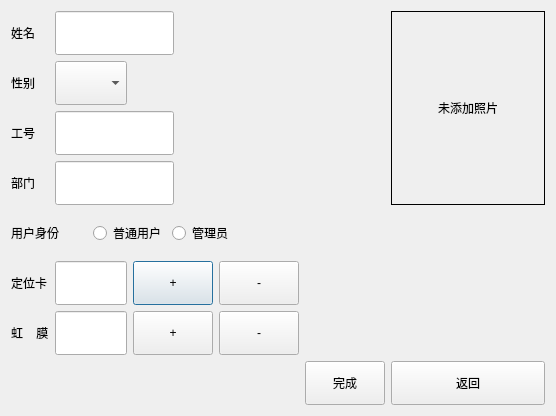
<?xml version="1.0" encoding="UTF-8"?>
<ui version="4.0">
 <class>AddPerson</class>
 <widget class="QDialog" name="AddPerson">
  <property name="geometry">
   <rect>
    <x>0</x>
    <y>0</y>
    <width>556</width>
    <height>416</height>
   </rect>
  </property>
  <property name="minimumSize">
   <size>
    <width>539</width>
    <height>409</height>
   </size>
  </property>
  <property name="maximumSize">
   <size>
    <width>640</width>
    <height>480</height>
   </size>
  </property>
  <property name="windowTitle">
   <string>人员详细信息</string>
  </property>
  <layout class="QGridLayout" name="gridLayout">
   <item row="0" column="0">
    <widget class="QLabel" name="labname">
     <property name="sizePolicy">
      <sizepolicy hsizetype="Expanding" vsizetype="Expanding">
       <horstretch>0</horstretch>
       <verstretch>0</verstretch>
      </sizepolicy>
     </property>
     <property name="text">
      <string>姓名</string>
     </property>
    </widget>
   </item>
   <item row="0" column="1" colspan="4">
    <widget class="QLineEdit" name="txtName">
     <property name="sizePolicy">
      <sizepolicy hsizetype="Expanding" vsizetype="Expanding">
       <horstretch>0</horstretch>
       <verstretch>0</verstretch>
      </sizepolicy>
     </property>
     <property name="minimumSize">
      <size>
       <width>0</width>
       <height>0</height>
      </size>
     </property>
     <property name="maximumSize">
      <size>
       <width>16777215</width>
       <height>16777215</height>
      </size>
     </property>
    </widget>
   </item>
   <item row="0" column="6" colspan="3">
    <spacer name="horizontalSpacer_2">
     <property name="orientation">
      <enum>Qt::Horizontal</enum>
     </property>
     <property name="sizeHint" stdset="0">
      <size>
       <width>140</width>
       <height>18</height>
      </size>
     </property>
    </spacer>
   </item>
   <item row="1" column="0">
    <widget class="QLabel" name="labGender">
     <property name="sizePolicy">
      <sizepolicy hsizetype="Expanding" vsizetype="Expanding">
       <horstretch>0</horstretch>
       <verstretch>0</verstretch>
      </sizepolicy>
     </property>
     <property name="minimumSize">
      <size>
       <width>0</width>
       <height>0</height>
      </size>
     </property>
     <property name="maximumSize">
      <size>
       <width>16777215</width>
       <height>16777215</height>
      </size>
     </property>
     <property name="text">
      <string>性别</string>
     </property>
    </widget>
   </item>
   <item row="1" column="6" colspan="3">
    <spacer name="horizontalSpacer_3">
     <property name="orientation">
      <enum>Qt::Horizontal</enum>
     </property>
     <property name="sizeHint" stdset="0">
      <size>
       <width>140</width>
       <height>18</height>
      </size>
     </property>
    </spacer>
   </item>
   <item row="2" column="0">
    <widget class="QLabel" name="labWorkID">
     <property name="sizePolicy">
      <sizepolicy hsizetype="Expanding" vsizetype="Expanding">
       <horstretch>0</horstretch>
       <verstretch>0</verstretch>
      </sizepolicy>
     </property>
     <property name="text">
      <string>工号</string>
     </property>
    </widget>
   </item>
   <item row="2" column="1" colspan="4">
    <widget class="QLineEdit" name="txtWorkID">
     <property name="sizePolicy">
      <sizepolicy hsizetype="Expanding" vsizetype="Expanding">
       <horstretch>0</horstretch>
       <verstretch>0</verstretch>
      </sizepolicy>
     </property>
    </widget>
   </item>
   <item row="2" column="6" colspan="3">
    <spacer name="horizontalSpacer_4">
     <property name="orientation">
      <enum>Qt::Horizontal</enum>
     </property>
     <property name="sizeHint" stdset="0">
      <size>
       <width>140</width>
       <height>18</height>
      </size>
     </property>
    </spacer>
   </item>
   <item row="3" column="0">
    <widget class="QLabel" name="labDept">
     <property name="sizePolicy">
      <sizepolicy hsizetype="Expanding" vsizetype="Expanding">
       <horstretch>0</horstretch>
       <verstretch>0</verstretch>
      </sizepolicy>
     </property>
     <property name="text">
      <string>部门</string>
     </property>
    </widget>
   </item>
   <item row="3" column="1" colspan="4">
    <widget class="QLineEdit" name="txtDept">
     <property name="sizePolicy">
      <sizepolicy hsizetype="Expanding" vsizetype="Expanding">
       <horstretch>0</horstretch>
       <verstretch>0</verstretch>
      </sizepolicy>
     </property>
     <property name="minimumSize">
      <size>
       <width>0</width>
       <height>0</height>
      </size>
     </property>
     <property name="maximumSize">
      <size>
       <width>16777215</width>
       <height>16777215</height>
      </size>
     </property>
    </widget>
   </item>
   <item row="3" column="5" colspan="4">
    <spacer name="horizontalSpacer_5">
     <property name="orientation">
      <enum>Qt::Horizontal</enum>
     </property>
     <property name="sizeHint" stdset="0">
      <size>
       <width>226</width>
       <height>18</height>
      </size>
     </property>
    </spacer>
   </item>
   <item row="4" column="0" colspan="2">
    <widget class="QLabel" name="labUerRole">
     <property name="sizePolicy">
      <sizepolicy hsizetype="Expanding" vsizetype="Expanding">
       <horstretch>0</horstretch>
       <verstretch>0</verstretch>
      </sizepolicy>
     </property>
     <property name="text">
      <string>用户身份</string>
     </property>
    </widget>
   </item>
   <item row="4" column="2" colspan="2">
    <widget class="QRadioButton" name="btnAsUser">
     <property name="sizePolicy">
      <sizepolicy hsizetype="Expanding" vsizetype="Expanding">
       <horstretch>0</horstretch>
       <verstretch>0</verstretch>
      </sizepolicy>
     </property>
     <property name="text">
      <string>普通用户</string>
     </property>
    </widget>
   </item>
   <item row="4" column="4" colspan="3">
    <widget class="QRadioButton" name="btnAsAdmin">
     <property name="sizePolicy">
      <sizepolicy hsizetype="Expanding" vsizetype="Expanding">
       <horstretch>0</horstretch>
       <verstretch>0</verstretch>
      </sizepolicy>
     </property>
     <property name="text">
      <string>管理员</string>
     </property>
    </widget>
   </item>
   <item row="4" column="7" colspan="4">
    <spacer name="horizontalSpacer_6">
     <property name="orientation">
      <enum>Qt::Horizontal</enum>
     </property>
     <property name="sizeHint" stdset="0">
      <size>
       <width>260</width>
       <height>20</height>
      </size>
     </property>
    </spacer>
   </item>
   <item row="5" column="0">
    <widget class="QLabel" name="labCard">
     <property name="sizePolicy">
      <sizepolicy hsizetype="Expanding" vsizetype="Expanding">
       <horstretch>0</horstretch>
       <verstretch>0</verstretch>
      </sizepolicy>
     </property>
     <property name="minimumSize">
      <size>
       <width>0</width>
       <height>0</height>
      </size>
     </property>
     <property name="maximumSize">
      <size>
       <width>16777215</width>
       <height>16777215</height>
      </size>
     </property>
     <property name="text">
      <string>定位卡</string>
     </property>
    </widget>
   </item>
   <item row="5" column="1" colspan="2">
    <widget class="QLineEdit" name="txtCard">
     <property name="sizePolicy">
      <sizepolicy hsizetype="Expanding" vsizetype="Expanding">
       <horstretch>0</horstretch>
       <verstretch>0</verstretch>
      </sizepolicy>
     </property>
     <property name="minimumSize">
      <size>
       <width>0</width>
       <height>0</height>
      </size>
     </property>
     <property name="maximumSize">
      <size>
       <width>16777215</width>
       <height>16777215</height>
      </size>
     </property>
     <property name="readOnly">
      <bool>true</bool>
     </property>
    </widget>
   </item>
   <item row="5" column="3" colspan="3">
    <widget class="QPushButton" name="btnAddCard">
     <property name="sizePolicy">
      <sizepolicy hsizetype="Expanding" vsizetype="Expanding">
       <horstretch>0</horstretch>
       <verstretch>0</verstretch>
      </sizepolicy>
     </property>
     <property name="minimumSize">
      <size>
       <width>0</width>
       <height>0</height>
      </size>
     </property>
     <property name="maximumSize">
      <size>
       <width>16777215</width>
       <height>16777215</height>
      </size>
     </property>
     <property name="text">
      <string>+</string>
     </property>
    </widget>
   </item>
   <item row="5" column="6" colspan="2">
    <widget class="QPushButton" name="btnDeleteCard">
     <property name="sizePolicy">
      <sizepolicy hsizetype="Expanding" vsizetype="Expanding">
       <horstretch>0</horstretch>
       <verstretch>0</verstretch>
      </sizepolicy>
     </property>
     <property name="minimumSize">
      <size>
       <width>0</width>
       <height>0</height>
      </size>
     </property>
     <property name="maximumSize">
      <size>
       <width>16777215</width>
       <height>16777215</height>
      </size>
     </property>
     <property name="text">
      <string>-</string>
     </property>
    </widget>
   </item>
   <item row="5" column="8" colspan="3">
    <spacer name="horizontalSpacer_7">
     <property name="orientation">
      <enum>Qt::Horizontal</enum>
     </property>
     <property name="sizeHint" stdset="0">
      <size>
       <width>308</width>
       <height>20</height>
      </size>
     </property>
    </spacer>
   </item>
   <item row="6" column="0">
    <widget class="QLabel" name="labIris">
     <property name="sizePolicy">
      <sizepolicy hsizetype="Expanding" vsizetype="Expanding">
       <horstretch>0</horstretch>
       <verstretch>0</verstretch>
      </sizepolicy>
     </property>
     <property name="minimumSize">
      <size>
       <width>0</width>
       <height>0</height>
      </size>
     </property>
     <property name="maximumSize">
      <size>
       <width>16777215</width>
       <height>16777215</height>
      </size>
     </property>
     <property name="text">
      <string>虹    膜</string>
     </property>
    </widget>
   </item>
   <item row="6" column="1" colspan="2">
    <widget class="QLineEdit" name="txtIris">
     <property name="sizePolicy">
      <sizepolicy hsizetype="Expanding" vsizetype="Expanding">
       <horstretch>0</horstretch>
       <verstretch>0</verstretch>
      </sizepolicy>
     </property>
     <property name="minimumSize">
      <size>
       <width>0</width>
       <height>0</height>
      </size>
     </property>
     <property name="maximumSize">
      <size>
       <width>16777215</width>
       <height>16777215</height>
      </size>
     </property>
     <property name="readOnly">
      <bool>true</bool>
     </property>
    </widget>
   </item>
   <item row="6" column="3" colspan="3">
    <widget class="QPushButton" name="btnEnrollIris">
     <property name="sizePolicy">
      <sizepolicy hsizetype="Expanding" vsizetype="Expanding">
       <horstretch>0</horstretch>
       <verstretch>0</verstretch>
      </sizepolicy>
     </property>
     <property name="minimumSize">
      <size>
       <width>0</width>
       <height>0</height>
      </size>
     </property>
     <property name="maximumSize">
      <size>
       <width>16777215</width>
       <height>16777215</height>
      </size>
     </property>
     <property name="text">
      <string>+</string>
     </property>
    </widget>
   </item>
   <item row="6" column="6" colspan="2">
    <widget class="QPushButton" name="btnDeleteIris">
     <property name="sizePolicy">
      <sizepolicy hsizetype="Expanding" vsizetype="Expanding">
       <horstretch>0</horstretch>
       <verstretch>0</verstretch>
      </sizepolicy>
     </property>
     <property name="minimumSize">
      <size>
       <width>0</width>
       <height>0</height>
      </size>
     </property>
     <property name="maximumSize">
      <size>
       <width>16777215</width>
       <height>16777215</height>
      </size>
     </property>
     <property name="text">
      <string>-</string>
     </property>
    </widget>
   </item>
   <item row="6" column="8" colspan="3">
    <spacer name="horizontalSpacer_8">
     <property name="orientation">
      <enum>Qt::Horizontal</enum>
     </property>
     <property name="sizeHint" stdset="0">
      <size>
       <width>214</width>
       <height>13</height>
      </size>
     </property>
    </spacer>
   </item>
   <item row="7" column="0" colspan="8">
    <spacer name="horizontalSpacer">
     <property name="orientation">
      <enum>Qt::Horizontal</enum>
     </property>
     <property name="sizeType">
      <enum>QSizePolicy::Fixed</enum>
     </property>
     <property name="sizeHint" stdset="0">
      <size>
       <width>268</width>
       <height>18</height>
      </size>
     </property>
    </spacer>
   </item>
   <item row="7" column="8" colspan="2">
    <widget class="QPushButton" name="btnSave">
     <property name="sizePolicy">
      <sizepolicy hsizetype="Expanding" vsizetype="Expanding">
       <horstretch>0</horstretch>
       <verstretch>0</verstretch>
      </sizepolicy>
     </property>
     <property name="text">
      <string>完成</string>
     </property>
    </widget>
   </item>
   <item row="7" column="10">
    <widget class="QPushButton" name="btnCancel">
     <property name="sizePolicy">
      <sizepolicy hsizetype="Expanding" vsizetype="Expanding">
       <horstretch>0</horstretch>
       <verstretch>0</verstretch>
      </sizepolicy>
     </property>
     <property name="text">
      <string>返回</string>
     </property>
    </widget>
   </item>
   <item row="0" column="10" rowspan="4">
    <widget class="QLabel" name="labPhoto">
     <property name="sizePolicy">
      <sizepolicy hsizetype="Expanding" vsizetype="Expanding">
       <horstretch>0</horstretch>
       <verstretch>0</verstretch>
      </sizepolicy>
     </property>
     <property name="minimumSize">
      <size>
       <width>0</width>
       <height>0</height>
      </size>
     </property>
     <property name="maximumSize">
      <size>
       <width>16777215</width>
       <height>16777215</height>
      </size>
     </property>
     <property name="frameShape">
      <enum>QFrame::Box</enum>
     </property>
     <property name="frameShadow">
      <enum>QFrame::Plain</enum>
     </property>
     <property name="text">
      <string>未添加照片</string>
     </property>
     <property name="alignment">
      <set>Qt::AlignCenter</set>
     </property>
    </widget>
   </item>
   <item row="1" column="1" colspan="2">
    <widget class="QComboBox" name="cmbGender">
     <property name="sizePolicy">
      <sizepolicy hsizetype="Expanding" vsizetype="Expanding">
       <horstretch>0</horstretch>
       <verstretch>0</verstretch>
      </sizepolicy>
     </property>
     <property name="maximumSize">
      <size>
       <width>16777215</width>
       <height>16777215</height>
      </size>
     </property>
     <property name="sizeAdjustPolicy">
      <enum>QComboBox::AdjustToContents</enum>
     </property>
    </widget>
   </item>
  </layout>
  <zorder></zorder>
  <zorder>horizontalSpacer_2</zorder>
  <zorder></zorder>
  <zorder>txtIris</zorder>
  <zorder>txtCard</zorder>
  <zorder>btnAddCard</zorder>
  <zorder>btnEnrollIris</zorder>
  <zorder>btnDeleteCard</zorder>
  <zorder>btnDeleteIris</zorder>
  <zorder>labPhoto</zorder>
  <zorder>horizontalSpacer_5</zorder>
 </widget>
 <resources/>
 <connections/>
</ui>
